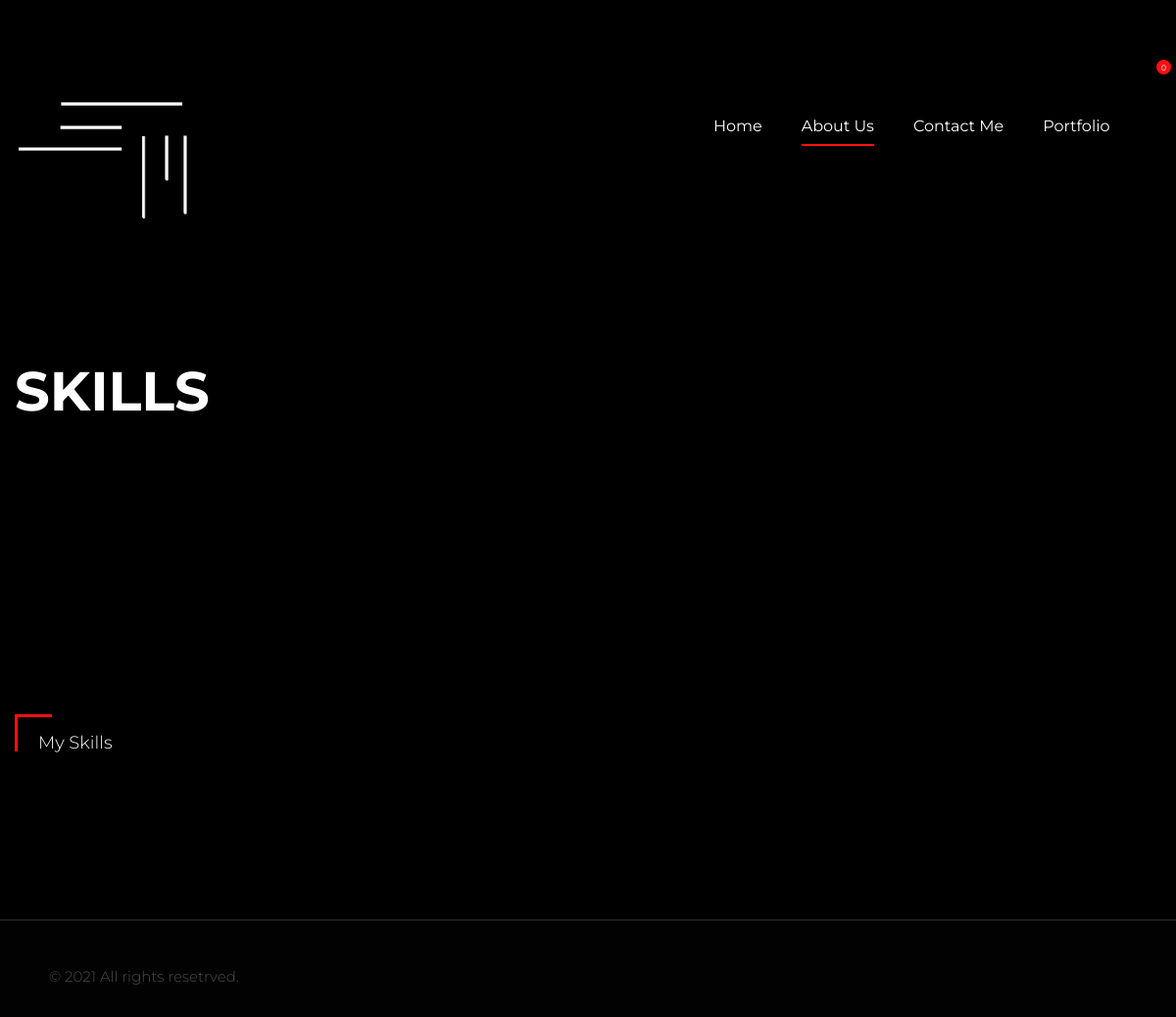
The app's page /about, older data.
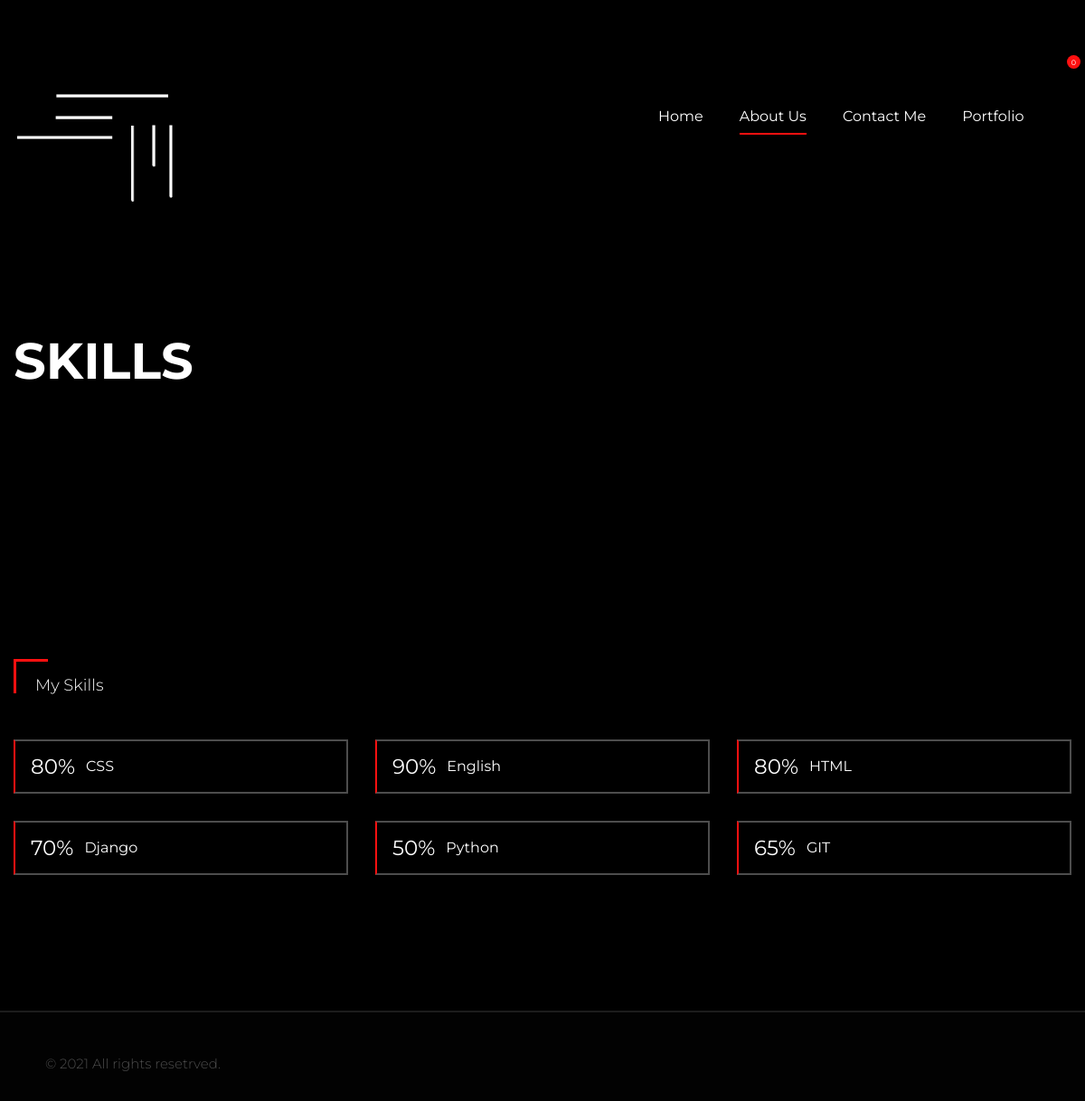
The same page, newer data.
### CVabout/models.py (models this page shows, shortened)
class Skills(models.Model):
    skill   = models.CharField(max_length=40, blank=False)
    percent = models.PositiveIntegerField()

### CVabout/views.py (the view)
# urls.py: path('about', about, name="aboutPage")
def about(request:HttpRequest):
    skills = sorted(Skills.objects.all(), key=lambda x : x.percent + randint(-10, 10), reverse=True)
    context = {
        'skills' : skills
    }
    return render(request, 'about.html', context)

### CVabout/templates/about.html (shortened to what this page needs)
{% load static%}
{% load render_partial%}
<!DOCTYPE html>
<html lang="en">
<head>
    {% include 'components/head.html' %}
</head>
<body>
    <div class="page-wrapper">
        {% include 'components/siteheader.html'%}
        <section class="page-title">
            <div class="auto-container">
                <h1>Skills</h1>
            </div>
        </section>
        <section class="skrill-section">
            <div class="auto-container">
                <div class="sec-title">
                    <h6>My Skills</h6>
                </div>
                <div class="skills">
                    <div class="row clearfix">
                    {% for skill in skills %}
                        <div class="skill-item column col-lg-4 col-md-6 col-sm-12">
                            <div class="skill-bar">
                                <div class="bar-inner">
                                    <div class="skill-header clearfix">
                                        <div class="skill-percentage"><div class="count-box"><span class="count-text" data-speed="2000" data-stop="{{skill.percent}}">{{skill.percent}}</span>%</div></div>
                                        <div class="skill-title">{{skill.skill}}</div>
                                    </div>
                                </div>
                            </div>
                        </div>
                    {% endfor %}
                    </div>
                </div>
            </div>
        </section>
        <footer class="main-footer">
            {% include 'components/footer.html' %}
        </footer>
    </div>
</body>
</html>

### templates/components/head.html (shortened to what this page needs)
{% load static %}
    <link href="{% static 'css/bootstrap.css' %}" rel="stylesheet">
    <link href="{% static 'css/style.css'     %}" rel="stylesheet">
    <link href="{% static 'css/responsive.css' %}" rel="stylesheet">
    <link href="{%static 'css/myCss.css' %}" rel="stylesheet">

### templates/components/siteheader.html (shortened to what this page needs)
{% load static %}
<header class="main-header fixed-header">
    <div class="header-upper">
        <div class="auto-container">
            <div class="clearfix">
                <div class="pull-left logo-box">
                    <div class="logo"><a href="/"><img src="{% static 'images/mylog.png' %}" alt="" title=""></a></div>
                </div>
                <div class="nav-outer clearfix">
                    <div class="option-box clearfix">
                        <div class="cart-btn">
                            <a class="cart-icon-btn icon-cart flaticon-shopping-cart-of-checkered-design" href="shop-single.html">
                                <span class="total-cart">0</span>
                            </a>
                        </div>
                    </div>
                    <nav class="main-menu navbar-expand-md">
                        <div class="navbar-collapse collapse clearfix" id="navbarSupportedContent">
                            <ul class="navigation clearfix">
                                <li class="dropdown{% if request.path == '/' %} current{% endif %}"><a href="/">Home</a></li>
                                <li class="dropdown{% if request.path == '/about' %} current{% endif %}"><a href="/about">About Us</a> </li>
                                <li class="dropdown{% if request.path == '/contact' %} current{% endif %}"><a href="/contact">Contact Me</a></li>
                                <li class="dropdown{% if request.path == '/projects'%} current{% endif %}"><a href="/projects">Portfolio</a></li>
                                <li>
                                    <a class="search-icon-btn search-box-btn icon-search" href="#">
                                        <span class="flaticon-search-1"></span>
                                    </a>
                                </li>
                            </ul>
                        </div>
                    </nav>
                </div>
            </div>
        </div>
    </div>
</header>

### templates/components/footer.html (shortened to what this page needs)
<div class="footer-bottom">
    <div class="outer-container">
        <div class="clearfix">
            <div class="pull-left">
                <div class="copyright">© 2021 All rights resetrved.</div>
            </div>
        </div>
    </div>
</div>

### templates/components/footerScripts.html (shortened to what this page needs)
{% load static %}

### assets/css/responsive.css (style rules this page uses)
@media only screen and (max-width: 5000px) { .page-wrapper { overflow:hidden; } }
@media only screen and (max-width: 1340px) { .page-wrapper { overflow:hidden; } }

### assets/css/myCss.css (style rules this page uses)
.logo { max-width: 200px; }

Row changes from the older to the newer data that the page shows:
added Skills: percent "80", skill "CSS"
added Skills: percent "90", skill "English"
added Skills: percent "80", skill "HTML"
added Skills: percent "70", skill "Django"
added Skills: percent "50", skill "Python"
added Skills: percent "65", skill "GIT"
